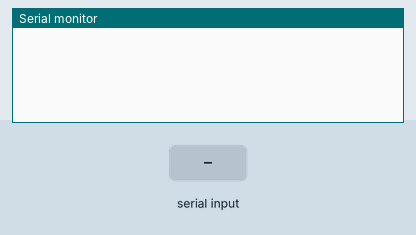
This program was run on a simulated ESP32. Shown: the last lines printed to the serial monitor. Wiring (inferred from the names in the program): PCF8575 port expander at I2C address 0x20. The test bench sets the inputs (shaded band).

Above: at 1.2 s.
1.3 s: "SEQ_UP\n" received over the second serial link
At 2.1 s:
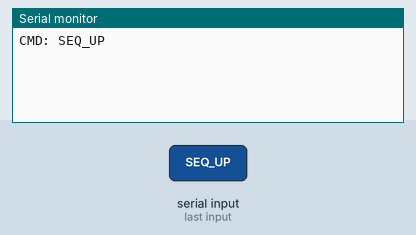
3.8 s: "SEQ_DOWN\n" received over the second serial link
At 4.6 s:
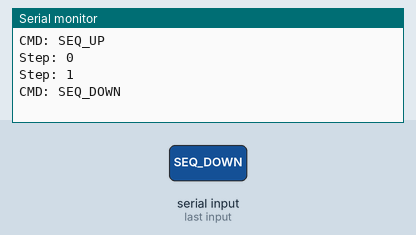
5.3 s: "STOP\n" received over the second serial link
At 6.4 s:
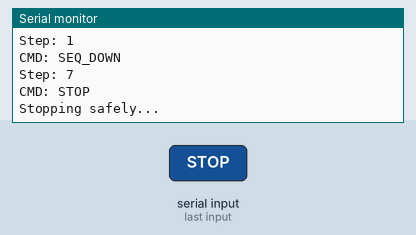
6.8 s: "1\n" received over the second serial link
At 7.5 s:
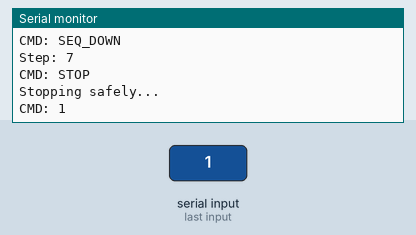

The program:

main.cpp
```cpp
#include <Arduino.h>
#include <Wire.h>


void setPCF();
void activateChannel();
void stopAll();

// ===== UART from ESP32 #1 =====
HardwareSerial esp1(2);

// ===== PCF8575 =====
#define PCF_ADDR 0x20

uint16_t pcfState = 0xFFFF; // all OFF (active LOW)

// ===== STATES =====
enum State {
  STATE_IDLE,
  STATE_RUNNING,
  STATE_STOPPING
};

State currentState = STATE_IDLE;

// ===== SEQUENCE =====
int currentIndex = 0;
bool sequenceUp = true;

unsigned long stepTimer = 0;
const int stepDelay = 1000; // 1 sec per step

// ===== FUNCTION DECLARATIONS =====
void handleSerial();
void updateSequence();
void setPCF(uint16_t state);
void activateChannel(int ch);
void stopAll();

// ================= SETUP =================
void setup() {
  Serial.begin(115200);

  Wire.begin(21, 22);

  esp1.begin(9600, SERIAL_8N1, 16, 17);

  setPCF(0xFFFF); // all OFF
}

// ================= LOOP =================
void loop() {
  handleSerial();
  updateSequence();
}

void handleSerial() {
  static String buffer = "";

  while (esp1.available()) {
    char c = esp1.read();

    if (c == '\n') {
      buffer.trim();

      Serial.println("CMD: " + buffer);

      if (buffer == "SEQ_UP") {
        sequenceUp = true;
        currentIndex = 0;
        currentState = STATE_RUNNING;
        stepTimer = millis();
      }
      else if (buffer == "SEQ_DOWN") {
        sequenceUp = false;
        currentIndex = 7;
        currentState = STATE_RUNNING;
        stepTimer = millis();
      }
      else if (buffer == "STOP") {
        currentState = STATE_STOPPING;
      }

      buffer = "";
    }
    else if (c != '\r') {
      buffer += c;
    }
  }
}

void updateSequence() {

  if (currentState == STATE_RUNNING) {

    if (millis() - stepTimer >= stepDelay) {
      stepTimer = millis();

      activateChannel(currentIndex);

      Serial.print("Step: ");
      Serial.println(currentIndex);

      // Move index
      if (sequenceUp) {
        currentIndex++;
        if (currentIndex > 7) {
          stopAll();
          esp1.println("DONE");
          currentState = STATE_IDLE;
        }
      } else {
        currentIndex--;
        if (currentIndex < 0) {
          stopAll();
          esp1.println("DONE");
          currentState = STATE_IDLE;
        }
      }
    }
  }

  else if (currentState == STATE_STOPPING) {
    Serial.println("Stopping safely...");

    stopAll();

    esp1.println("DONE");

    currentState = STATE_IDLE;
  }
}


void setPCF(uint16_t state) {
  Wire.beginTransmission(PCF_ADDR);
  Wire.write(lowByte(state));
  Wire.write(highByte(state));
  Wire.endTransmission();

  pcfState = state;
}

void activateChannel(int ch) {

  uint16_t state = 0xFFFF; // all OFF

  // Active LOW → turn ON selected channel
  state &= ~(1 << ch);

  setPCF(state);
}

void stopAll() {
  setPCF(0xFFFF); // all OFF
}
```

Measured:
- after the input at 1.3 s, the serial monitor: prints a new line at once (image 1)
- after the input at 3.8 s, the serial monitor: prints a new line at once (image 2)
- after the input at 5.3 s, the serial monitor: prints a new line at once (image 3)
- after the input at 6.8 s, the serial monitor: prints a new line at once (image 4)
